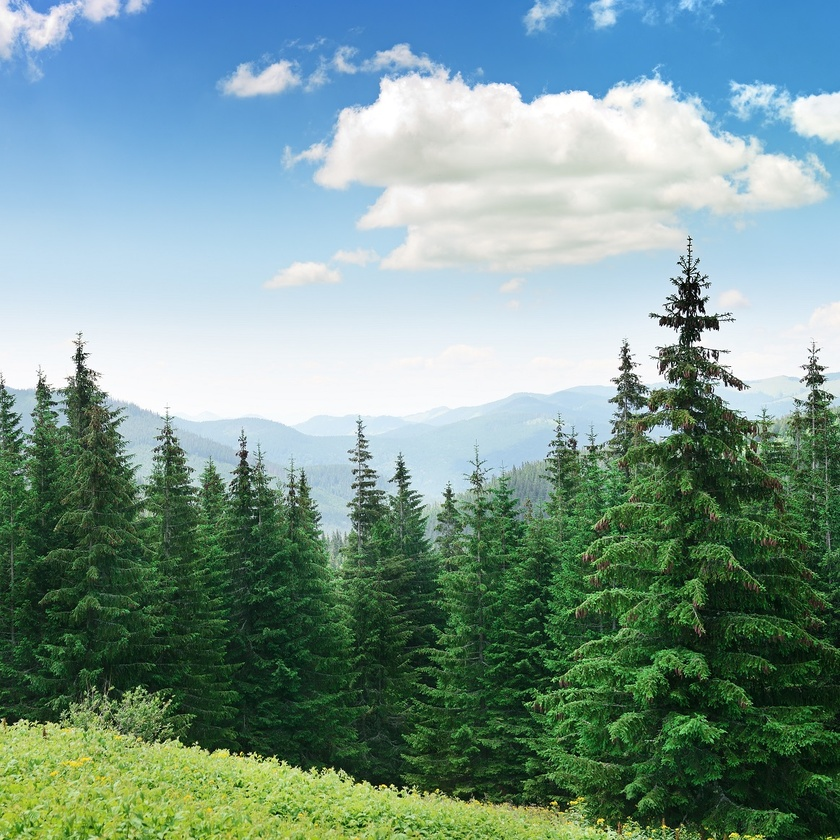
#> input picture pre_train/image_database/natural_forest.jpg, 840 x 840 px, shrunk from 1163 x 1163 before the run; its folder holds only this picture in this run
$ python recover_combine.py
#> lines starting #> are read from the running program, lines starting #| are printed output that depends on the picture
### pre_train/lib/image_operation.py
#!/usr/bin/env python3
# -*- coding: utf-8 -*-
"""
Created on Fri Apr 17 11:17:35 2020

@author: haoqiwang
"""

import matplotlib.image as mpimg
import numpy as np
import matplotlib.pyplot as plt
import copy

from lib import csv_operation
from lib import pixel_operation

'''

show original image

Example:

from lib import image_operation

IMAGE_FOLDER='./image_database/'
image_name = 'natural_forest.jpg'

image_path=IMAGE_FOLDER+image_name

ori_image = image_operation.read_image(image_path)

'''


def read_image(image_path):
#> called with image_path = './image_database/natural_forest.jpg'
    ori_image = mpimg.imread(image_path)
#> ori_image is the input picture: shape (840, 840, 3); mean R, G, B 121.6, 151.2, 143.4
    image = np.asarray(ori_image).astype(np.int32)
    plt.imshow(image)
    plt.xticks([])
    plt.yticks([])
    return image


'''

remove one color

Example:

from lib import image_operation

IMAGE_FOLDER='./image_database/'
image_name = 'natural_forest.jpg'

image_path=IMAGE_FOLDER+image_name

#remove red
ori_image = image_operation.read_image(image_path)

image_remove_red=image_operation.remove_red(ori_image)

#remove green
ori_image = image_operation.read_image(image_path)

image_remove_green=image_operation.remove_green(ori_image)

#remove blue
ori_image = image_operation.read_image(image_path)

image_remove_blue=image_operation.remove_blue(ori_image)

'''


def remove_red(image):
    image_remove_red = copy.deepcopy(image)
    image_remove_red[:, :, 0] = 0
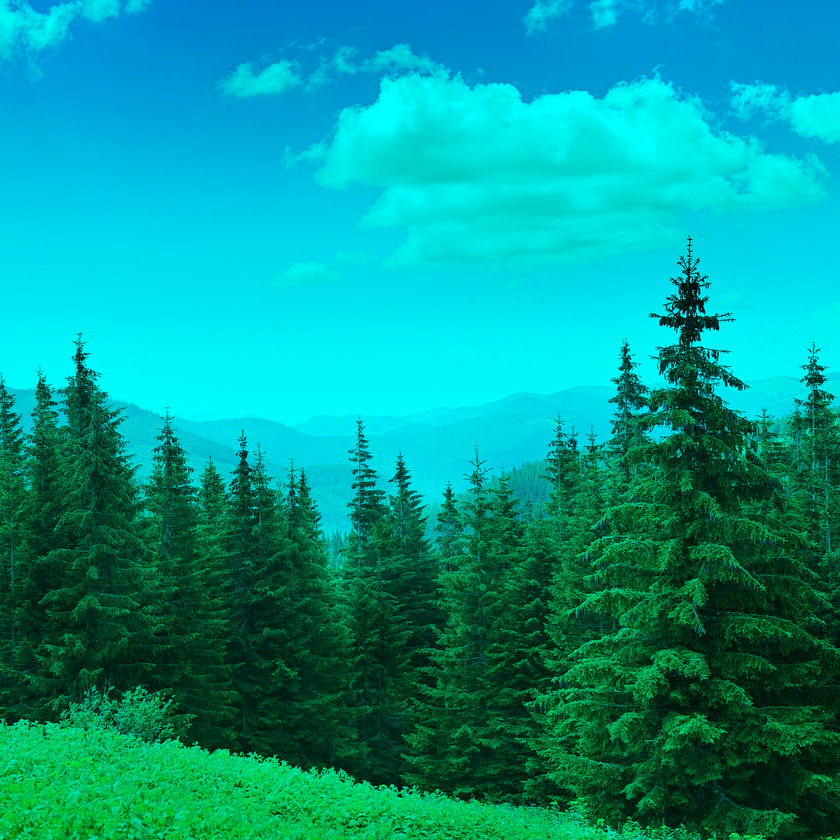
#> image_remove_red: shape (840, 840, 3) int32; mean R, G, B 0, 151.2, 143.4
    plt.imshow(image_remove_red)
    plt.xticks([])
    plt.yticks([])
    return image_remove_red


# [16 lines left out: functions remove_green, remove_blue, not called in this run]


'''

remove color and recover color

Example:

from lib import image_operation

IMAGE_FOLDER='./image_database/'
image_name = 'natural_forest.jpg'

image_path=IMAGE_FOLDER+image_name

#remove and recover red
ori_image = image_operation.read_image(image_path)

image_remove_red=image_operation.remove_red(ori_image)

image_recover_red=image_operation.recover_red(image_remove_red)

#remove and recover green
ori_image = image_operation.read_image(image_path)

image_remove_green=image_operation.remove_green(ori_image)

image_recover_green=image_operation.recover_green(image_remove_green)

#remove and recover blue
ori_image = image_operation.read_image(image_path)

image_remove_blue=image_operation.remove_blue(ori_image)

image_recover_blue=image_operation.recover_blue(image_remove_blue)

'''


def recover_red(image_remove_red):
    RG_matrix, RG_record_matrix, RB_matrix, RB_record_matrix, GB_matrix, GB_record_matrix = csv_operation.import_csv()

    image_recover_red = copy.deepcopy(image_remove_red)

    image_size = image_remove_red.shape

    # num_channel = image_size[2]
    num_row = image_size[0]  # how many rows
    num_column = image_size[1]  # how many columns

    # initialize recoverd_red to store
    recovered_red = np.zeros((num_row, num_column), dtype=np.int32)
    # for now, we recover the image except edge
    for i in np.arange(1, num_row - 1):
        for j in np.arange(1, num_column - 1):
            green_value = image_remove_red[i, j, 1]
            blue_value = image_remove_red[i, j, 2]

            green_contrast = pixel_operation.rms_contrast(image_remove_red, i, j, 1)
            blue_contrast = pixel_operation.rms_contrast(image_remove_red, i, j, 2)

            green_blue_contrast_mean = (green_contrast + blue_contrast) / 2

            GB_matrix_index = pixel_operation.contrast_index(green_blue_contrast_mean)

            recovered_red[i, j] = GB_matrix[blue_value, green_value, GB_matrix_index]

    image_recover_red[:, :, 0] = recovered_red

    plt.imshow(image_recover_red)
    plt.xticks([])
    plt.yticks([])

    return image_recover_red


# [72 lines left out: functions recover_green, recover_blue, not called in this run]


'''

compare original image and recovered image

Example:

from lib import image_operation


IMAGE_FOLDER = './image_database/'
image_name = 'natural_forest.jpg'
image_path = IMAGE_FOLDER + image_name

ori_image = image_operation.read_image(image_path)
image_remove_blue = image_operation.remove_blue(ori_image)
image_recover_blue = image_operation.recover_blue(image_remove_blue)

mse_blue = image_operation.compare_image(ori_image,image_recover_blue)


ori_image = image_operation.read_image(image_path)
image_remove_red = image_operation.remove_red(ori_image)
image_recover_red = image_operation.recover_red(image_remove_red)

mse_red = image_operation.compare_image(ori_image,image_recover_red)


ori_image = image_operation.read_image(image_path)
image_remove_green = image_operation.remove_green(ori_image)
image_recover_green = image_operation.recover_green(image_remove_green)

mse_green = image_operation.compare_image(ori_image,image_recover_green)

'''


# [12 lines left out: function compare_image, not called in this run]


'''

recover image without considering contrast

Example:

from lib import image_operation


IMAGE_FOLDER = './image_database/'
image_name = 'natural_forest.jpg'

image_path = IMAGE_FOLDER + image_name

#red
ori_image = image_operation.read_image(image_path)
image_remove_red = image_operation.remove_red(ori_image)

image_recover_red=image_operation.recover_red(image_remove_red)
image_recover_red_no_contrast=image_operation.recover_red_no_contrast(image_remove_red)

mse_red = image_operation.compare_image(ori_image,image_recover_red)
mse_red_no_contrast = image_operation.compare_image(ori_image,image_recover_red_no_contrast)

#green
ori_image = image_operation.read_image(image_path)
image_remove_green = image_operation.remove_green(ori_image)

image_recover_green = image_operation.recover_green(image_remove_green)
image_recover_green_no_contrast = image_operation.recover_green_no_contrast(image_remove_green)

mse_green = image_operation.compare_image(ori_image,image_recover_green)
mse_green_no_contrast = image_operation.compare_image(ori_image,image_recover_green_no_contrast)

#blue
ori_image = image_operation.read_image(image_path)
image_remove_blue = image_operation.remove_blue(ori_image)

image_recover_blue = image_operation.recover_blue(image_remove_blue)
image_recover_blue_no_contrast = image_operation.recover_blue_no_contrast(image_remove_blue)

mse_blue = image_operation.compare_image(ori_image,image_recover_blue)
mse_blue_no_contrast = image_operation.compare_image(ori_image,image_recover_blue_no_contrast)

'''


# [76 lines left out: functions recover_red_no_contrast, recover_green_no_contrast, recover_blue_no_contrast, not called in this run]

'''

gamma transform, make the image bright to view

Example:

from lib import image_operation

img_gamma2=image_operation.gamma2_transform(image_recover_blue_no_contrast)

'''
# [10 lines left out: function gamma2_transform, not called in this run]

### pre_train/lib/csv_operation.py
#!/usr/bin/env python3
# -*- coding: utf-8 -*-
"""
Created on Thu Apr 16 22:57:18 2020

@author: haoqiwang
"""

import os
import pandas as pd
import numpy as np

'''
import all csv files

Example:

from lib import csv_operation

RG_matrix,RG_record_matrix,RB_matrix,RB_record_matrix,GB_matrix,GB_record_matrix=csv_operation.import_csv()

'''


def import_csv():
    # csv location
    CSV_FOLDER = './train_database/'
    # get names for all images
#> (the run stopped early here; a loop or call above may not have finished)
